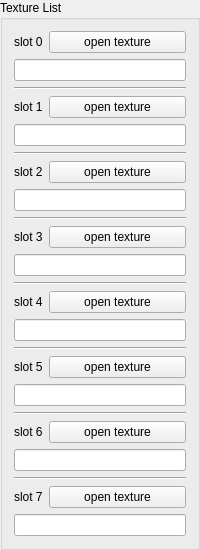
     <widget class="QGroupBox" name="textureList">
      <property name="title">
       <string>Texture List</string>
      </property>
      <layout class="QFormLayout" name="formLayout_2">
       <item row="0" column="0">
        <widget class="QLabel" name="label_3">
         <property name="text">
          <string>slot 0</string>
         </property>
        </widget>
       </item>
       <item row="1" column="0" colspan="2">
        <widget class="QLineEdit" name="pathView0">
         <property name="readOnly">
          <bool>true</bool>
         </property>
        </widget>
       </item>
       <item row="2" column="0" colspan="2">
        <widget class="Line" name="line_11">
         <property name="orientation">
          <enum>Qt::Horizontal</enum>
         </property>
        </widget>
       </item>
       <item row="3" column="0">
        <widget class="QLabel" name="label_34">
         <property name="text">
          <string>slot 1</string>
         </property>
        </widget>
       </item>
       <item row="3" column="1">
        <widget class="QPushButton" name="openTexture1">
         <property name="text">
          <string>open texture</string>
         </property>
        </widget>
       </item>
       <item row="4" column="0" colspan="2">
        <widget class="QLineEdit" name="pathView1">
         <property name="readOnly">
          <bool>true</bool>
         </property>
        </widget>
       </item>
       <item row="5" column="0" colspan="2">
        <widget class="Line" name="line_12">
         <property name="orientation">
          <enum>Qt::Horizontal</enum>
         </property>
        </widget>
       </item>
       <item row="6" column="0">
        <widget class="QLabel" name="label_28">
         <property name="text">
          <string>slot 2</string>
         </property>
        </widget>
       </item>
       <item row="6" column="1">
        <widget class="QPushButton" name="openTexture2">
         <property name="text">
          <string>open texture</string>
         </property>
        </widget>
       </item>
       <item row="7" column="0" colspan="2">
        <widget class="QLineEdit" name="pathView2">
         <property name="readOnly">
          <bool>true</bool>
         </property>
        </widget>
       </item>
       <item row="8" column="0" colspan="2">
        <widget class="Line" name="line_13">
         <property name="orientation">
          <enum>Qt::Horizontal</enum>
         </property>
        </widget>
       </item>
       <item row="9" column="0">
        <widget class="QLabel" name="label_30">
         <property name="text">
          <string>slot 3</string>
         </property>
        </widget>
       </item>
       <item row="9" column="1">
        <widget class="QPushButton" name="openTexture3">
         <property name="text">
          <string>open texture</string>
         </property>
        </widget>
       </item>
       <item row="10" column="0" colspan="2">
        <widget class="QLineEdit" name="pathView3">
         <property name="readOnly">
          <bool>true</bool>
         </property>
        </widget>
       </item>
       <item row="11" column="0" colspan="2">
        <widget class="Line" name="line_14">
         <property name="orientation">
          <enum>Qt::Horizontal</enum>
         </property>
        </widget>
       </item>
       <item row="12" column="0">
        <widget class="QLabel" name="label_35">
         <property name="text">
          <string>slot 4</string>
         </property>
        </widget>
       </item>
       <item row="12" column="1">
        <widget class="QPushButton" name="openTexture4">
         <property name="text">
          <string>open texture</string>
         </property>
        </widget>
       </item>
       <item row="13" column="0" colspan="2">
        <widget class="QLineEdit" name="pathView4">
         <property name="readOnly">
          <bool>true</bool>
         </property>
        </widget>
       </item>
       <item row="14" column="0" colspan="2">
        <widget class="Line" name="line_15">
         <property name="orientation">
          <enum>Qt::Horizontal</enum>
         </property>
        </widget>
       </item>
       <item row="15" column="0">
        <widget class="QLabel" name="label_39">
         <property name="text">
          <string>slot 5</string>
         </property>
        </widget>
       </item>
       <item row="15" column="1">
        <widget class="QPushButton" name="openTexture5">
         <property name="text">
          <string>open texture</string>
         </property>
        </widget>
       </item>
       <item row="16" column="0" colspan="2">
        <widget class="QLineEdit" name="pathView5">
         <property name="readOnly">
          <bool>true</bool>
         </property>
        </widget>
       </item>
       <item row="17" column="0" colspan="2">
        <widget class="Line" name="line_16">
         <property name="orientation">
          <enum>Qt::Horizontal</enum>
         </property>
        </widget>
       </item>
       <item row="18" column="0">
        <widget class="QLabel" name="label_47">
         <property name="text">
          <string>slot 6</string>
         </property>
        </widget>
       </item>
       <item row="18" column="1">
        <widget class="QPushButton" name="openTexture6">
         <property name="text">
          <string>open texture</string>
         </property>
        </widget>
       </item>
       <item row="19" column="0" colspan="2">
        <widget class="QLineEdit" name="pathView6">
         <property name="readOnly">
          <bool>true</bool>
         </property>
        </widget>
       </item>
       <item row="20" column="0" colspan="2">
        <widget class="Line" name="line_17">
         <property name="orientation">
          <enum>Qt::Horizontal</enum>
         </property>
        </widget>
       </item>
       <item row="21" column="0">
        <widget class="QLabel" name="label_49">
         <property name="text">
          <string>slot 7</string>
         </property>
        </widget>
       </item>
       <item row="21" column="1">
        <widget class="QPushButton" name="openTexture7">
         <property name="text">
          <string>open texture</string>
         </property>
        </widget>
       </item>
       <item row="22" column="0" colspan="2">
        <widget class="QLineEdit" name="pathView7">
         <property name="readOnly">
          <bool>true</bool>
         </property>
        </widget>
       </item>
       <item row="0" column="1">
        <widget class="QPushButton" name="openTexture0">
         <property name="text">
          <string>open texture</string>
         </property>
        </widget>
       </item>
      </layout>
     </widget>
